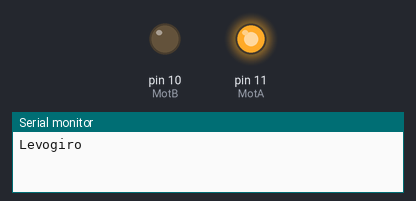
A sketch run on a simulated Arduino Uno, built with avr-gcc and run on an emulated ATmega328P. Shown: output pins drawn as LEDs (lit = HIGH), the last lines printed to the serial monitor.

Above: at 0.5 s.
At 1.5 s:
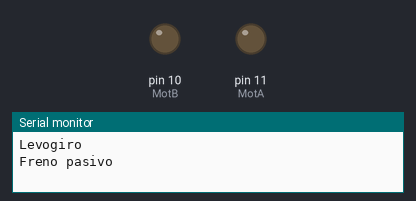
At 2.5 s:
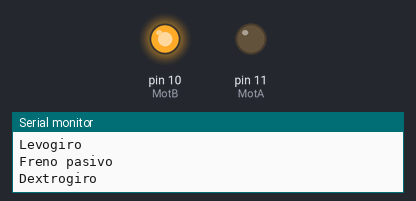
At 3.5 s:
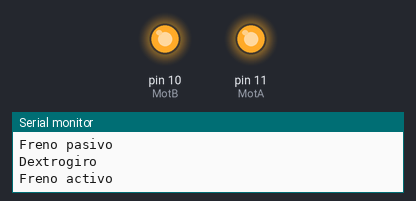
Timing chart, 0 to 5.2 s (numbered marks = the images above):
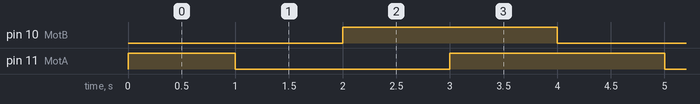

Measured:
- by itself, pin 10 (MotB): alternates HIGH for 2.0 s and LOW for 2.0 s
- by itself, pin 11 (MotA): repeats every 4.0 s: LOW 2.0 s, HIGH 2.0 s
- by itself, everything shown: repeats every 4.0 s, in 4 steps

The sketch:

P5A1-PruebaPuenteH.ino
```cpp
#define MotA 11
#define MotB 10


void setup() {
  // put your setup code here, to run once:
  Serial.begin(9600); //la velocidad de transmisión
  pinMode(MotA, OUTPUT);
  pinMode(MotB, OUTPUT);

}

void loop() {
  // put your main code here, to run repeatedly:
  //1, 0
  digitalWrite(MotA, HIGH);
  digitalWrite(MotB, LOW);
  Serial.println("Levogiro");
  delay(1000);
  //0, 0
  digitalWrite(MotA, LOW);
  digitalWrite(MotB, LOW);
  Serial.println("Freno pasivo");
  delay(1000);
  //0, 1
  digitalWrite(MotA, LOW);
  digitalWrite(MotB, HIGH);
  Serial.println("Dextrogiro");
  delay(1000);
  //1, 1
  digitalWrite(MotA, HIGH);
  digitalWrite(MotB, HIGH);
  Serial.println("Freno activo");
  delay(1000);
}
```
